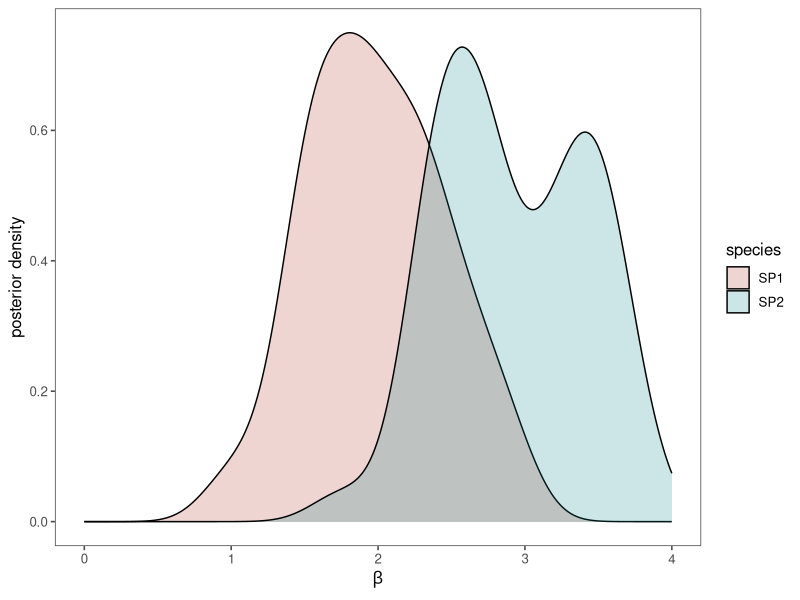

The R source for this figure:
## ---- chunk 1
# First we load up all the relevant libraries
library(ggplot2)
library(ggthemes)
library(grid)
library(gridExtra)
library(plyr)
library(scales)

dt <- rnorm(50, 2, 0.5)
dt2 <- rnorm(50, 3, 0.5)
dt.all <- c(dt, dt2)
sp <- c("SP1", "SP2")
data <- data.frame(species = factor(rep(sp, each = 50)), var1=dt.all)

# The color-blind palette with grey:
cbPalette <- c("#999999", "#E69F00", "#56B4E9", "#009E73", "#F0E442", "#0072B2", "#D55E00", "#CC79A7")

ggplot(data, aes(x = var1, fill = species)) + 
  geom_density(alpha = 0.2) + 
  xlab(expression(beta)) + 
  ylab("posterior density") +
  scale_fill_hue(l = 40) +
  scale_x_continuous(limits = c(0,4)) +
  theme_few()
